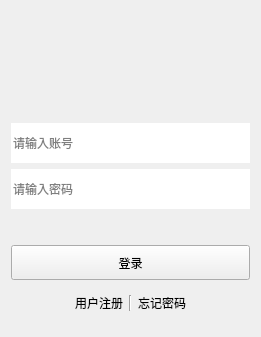
<?xml version="1.0" encoding="UTF-8"?>
<ui version="4.0">
 <class>Widget</class>
 <widget class="QWidget" name="Widget">
  <property name="geometry">
   <rect>
    <x>0</x>
    <y>0</y>
    <width>261</width>
    <height>337</height>
   </rect>
  </property>
  <property name="windowTitle">
   <string>Widget</string>
  </property>
  <layout class="QVBoxLayout" name="verticalLayout">
   <item>
    <widget class="QLabel" name="hint">
     <property name="minimumSize">
      <size>
       <width>0</width>
       <height>20</height>
      </size>
     </property>
     <property name="maximumSize">
      <size>
       <width>16777215</width>
       <height>20</height>
      </size>
     </property>
     <property name="text">
      <string/>
     </property>
    </widget>
   </item>
   <item>
    <widget class="QLabel" name="head">
     <property name="minimumSize">
      <size>
       <width>80</width>
       <height>80</height>
      </size>
     </property>
     <property name="maximumSize">
      <size>
       <width>80</width>
       <height>80</height>
      </size>
     </property>
     <property name="text">
      <string/>
     </property>
    </widget>
   </item>
   <item>
    <widget class="QLineEdit" name="account">
     <property name="minimumSize">
      <size>
       <width>0</width>
       <height>40</height>
      </size>
     </property>
     <property name="frame">
      <bool>false</bool>
     </property>
     <property name="echoMode">
      <enum>QLineEdit::EchoMode::Normal</enum>
     </property>
     <property name="placeholderText">
      <string>请输入账号</string>
     </property>
    </widget>
   </item>
   <item>
    <widget class="QLineEdit" name="pwd">
     <property name="minimumSize">
      <size>
       <width>0</width>
       <height>40</height>
      </size>
     </property>
     <property name="frame">
      <bool>false</bool>
     </property>
     <property name="echoMode">
      <enum>QLineEdit::EchoMode::Password</enum>
     </property>
     <property name="placeholderText">
      <string>请输入密码</string>
     </property>
    </widget>
   </item>
   <item>
    <spacer name="verticalSpacer_2">
     <property name="orientation">
      <enum>Qt::Orientation::Vertical</enum>
     </property>
     <property name="sizeType">
      <enum>QSizePolicy::Policy::Fixed</enum>
     </property>
     <property name="sizeHint" stdset="0">
      <size>
       <width>20</width>
       <height>30</height>
      </size>
     </property>
    </spacer>
   </item>
   <item>
    <widget class="QPushButton" name="btn_login">
     <property name="minimumSize">
      <size>
       <width>0</width>
       <height>35</height>
      </size>
     </property>
     <property name="text">
      <string>登录</string>
     </property>
    </widget>
   </item>
   <item>
    <widget class="QWidget" name="widget" native="true">
     <property name="minimumSize">
      <size>
       <width>0</width>
       <height>20</height>
      </size>
     </property>
     <layout class="QHBoxLayout" name="horizontalLayout">
      <item>
       <spacer name="horizontalSpacer">
        <property name="orientation">
         <enum>Qt::Orientation::Horizontal</enum>
        </property>
        <property name="sizeHint" stdset="0">
         <size>
          <width>40</width>
          <height>20</height>
         </size>
        </property>
       </spacer>
      </item>
      <item>
       <widget class="QLabel" name="label_reg">
        <property name="text">
         <string>用户注册</string>
        </property>
       </widget>
      </item>
      <item>
       <widget class="Line" name="line">
        <property name="orientation">
         <enum>Qt::Orientation::Vertical</enum>
        </property>
       </widget>
      </item>
      <item>
       <widget class="QLabel" name="label_forget_pwd">
        <property name="text">
         <string>忘记密码</string>
        </property>
       </widget>
      </item>
      <item>
       <spacer name="horizontalSpacer_2">
        <property name="orientation">
         <enum>Qt::Orientation::Horizontal</enum>
        </property>
        <property name="sizeHint" stdset="0">
         <size>
          <width>40</width>
          <height>20</height>
         </size>
        </property>
       </spacer>
      </item>
     </layout>
    </widget>
   </item>
   <item>
    <spacer name="verticalSpacer">
     <property name="orientation">
      <enum>Qt::Orientation::Vertical</enum>
     </property>
     <property name="sizeHint" stdset="0">
      <size>
       <width>20</width>
       <height>10</height>
      </size>
     </property>
    </spacer>
   </item>
  </layout>
 </widget>
 <resources/>
 <connections/>
</ui>
